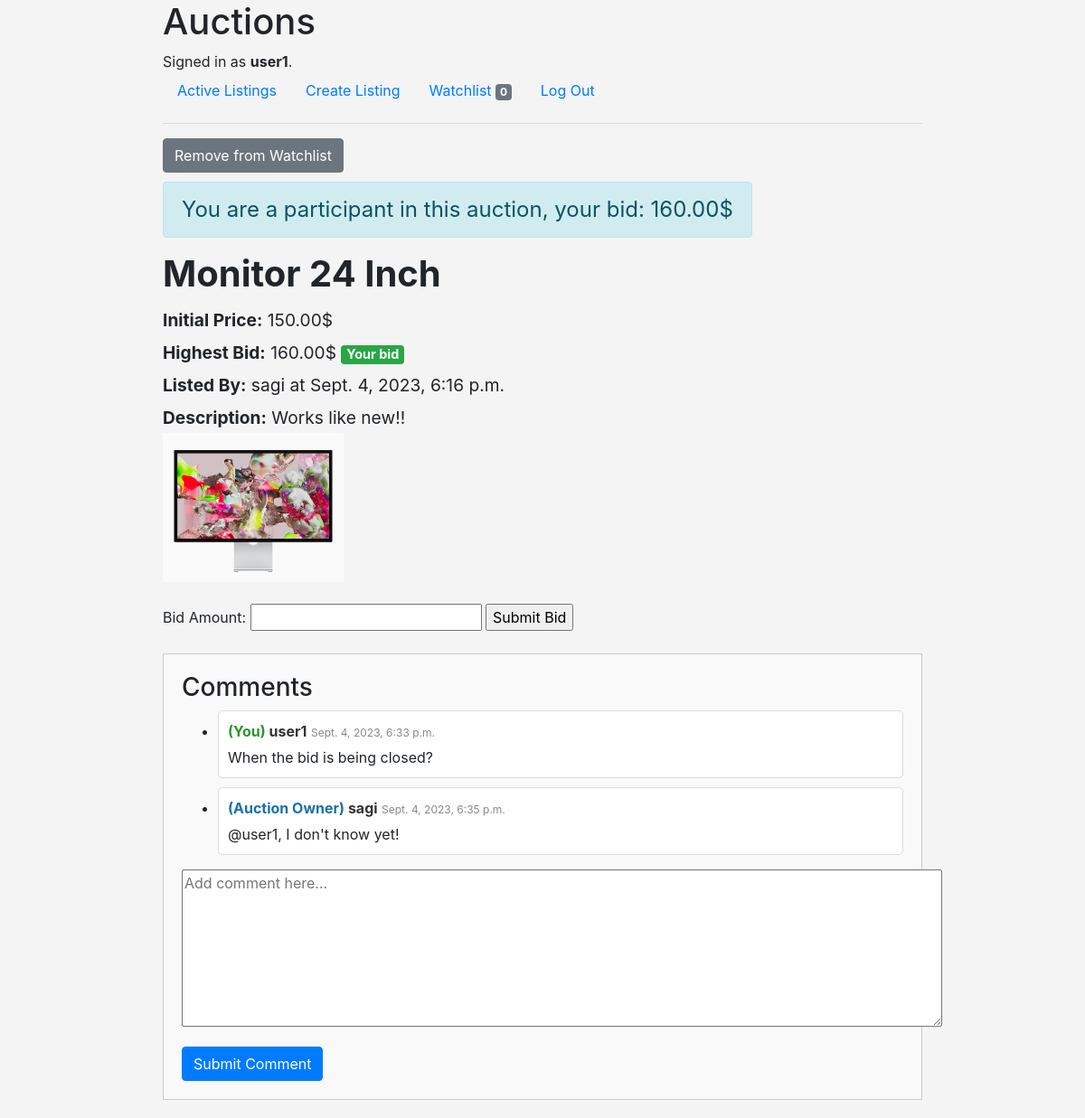
Page /productPage/5/ (signed in) on the committed database.
### auctions/models.py (models this page shows)
class User(AbstractUser):
    pass

class Bid(models.Model):
    bidder = models.ForeignKey('User', on_delete=models.CASCADE)
    productName = models.ForeignKey('AuctionList', on_delete=models.CASCADE, related_name = "bids")
    bidPrice = models.DecimalField(max_digits=30, decimal_places=2)
    lastBidTime = models.DateTimeField(auto_now_add=True)

class AuctionList(models.Model):
    seller = models.ForeignKey('User', on_delete=models.CASCADE, related_name = "lists")
    productName = models.CharField(max_length=64)
    initialPrice = models.DecimalField(max_digits=30, decimal_places=2)
    info = models.TextField(max_length=1000)
    creationTime = models.DateTimeField(auto_now_add=True)
    image = models.ImageField(upload_to= user_directory_path, blank=True, null=True)
    watchlist = models.ManyToManyField(User, blank=True, related_name = "watchlist")
    CATEGORY_CHOICES = [
        ('Uncategorized', 'Select a category'),
        ('Electronics', 'Electronics'),
        ('Clothing', 'Clothing'),
        ('Home and Garden', 'Home and Garden'),
        ('Toys and Games', 'Toys and Games'),
        ('Books', 'Books'),
        ('Sports and Outdoors', 'Sports and Outdoors'),
        ('Automotive', 'Automotive'),
        ('Jewelry and Watches', 'Jewelry and Watches'),
        ('Collectibles', 'Collectibles'),
        ('Health and Beauty', 'Health and Beauty'),
        ('Music and Instruments', 'Music and Instruments'),
        ('Art and Crafts', 'Art and Crafts'),
        ('Food and Beverages', 'Food and Beverages'),
        ('Pets', 'Pets'),
        ('Travel and Experiences', 'Travel and Experiences'),
        ('Other', 'Other'),
    ]
    category = models.CharField(
        max_length=50,
        choices=CATEGORY_CHOICES,
        default='Uncategorized',
    )
    AUCTION_STATUS_CHOICES = (
        ('active', 'Active'),
        ('closed', 'Closed')
    )
    status = models.CharField(
        max_length=10,
        choices=AUCTION_STATUS_CHOICES,
        default='active'  # Set the default status to 'active' when an auction is created.
    )

class Comment(models.Model):
    commenter = models.ForeignKey('User', on_delete=models.CASCADE)
    productName = models.ForeignKey('AuctionList', on_delete=models.CASCADE, related_name = "comments")
    creationTime = models.DateTimeField(auto_now_add=True)
    comment = models.TextField(max_length=500)

### auctions/views.py (the view)
# urls.py: path("productPage/<int:product_id>/", views.productPage, name="productPage"),
def productPage(request, product_id):
    product = get_object_or_404(AuctionList, pk=product_id)
    allProductBids = product.bids.all()
    state_message = request.session.pop('state_message', None) #state message - whether bid successed/failed
    highestBidder = (allProductBids.order_by("-bidPrice")[0].bidder) if allProductBids else None
    is_authenticated = request.user.is_authenticated
    in_watchlist = is_authenticated and request.user.watchlist.filter(pk=product.id).exists()
    is_a_bidder = is_authenticated and allProductBids.filter(bidder=request.user).exists()
    userBid = is_authenticated and (allProductBids.filter(bidder=request.user).order_by("-bidPrice")[0].bidPrice) if is_a_bidder else None
    if is_authenticated:
        notificationOfProduct = request.user.notifications.filter(product=product, is_read=False).first()
        if notificationOfProduct:
            notificationOfProduct.is_read = True
            notificationOfProduct.save()
    return render(request, "auctions/productPage.html",{
        'product':product,
        'bidPrice': getCurrentPrice(product),
        'state_message': state_message,
        'in_watchlist': in_watchlist,
        'highestBidder':highestBidder,
        'is_a_bidder':is_a_bidder,
        'userBid':userBid,
        'status':product.status,
        'commentForm':AddCommentForm()
    })

### auctions/views.py
class AddCommentForm(forms.Form):
    comment = forms.CharField(
        label=False,
        widget=forms.Textarea(attrs={'rows': 7, 'cols':80, 'placeholder': 'Add comment here...'})
    )

### auctions/context_processors.py (called while the page is built)
def notification_count(request):
    if request.user.is_authenticated:
        return {'notification_count': Notification.objects.filter(user=request.user, is_read=False).count()}
    return {}

### auctions/util.py (called while the page is built)
def getCurrentPrice(product):
    allCurrentBids = product.bids.all()
    if allCurrentBids:
        highestBid = allCurrentBids.order_by("-bidPrice")[0].bidPrice
        return highestBid
    return product.initialPrice

### auctions/templates/auctions/productPage.html (shortened to what this page needs)
{% extends "auctions/layout.html" %}
{% block body %}
<div class="productText productPage">
    {% if product.status == 'closed' %}
        <div class="alert alert-info" role="alert">
            <h2>This auction is closed.</h2>
            {% if bidPrice > product.initialPrice %}
                <p>Winning Bid: {{ bidPrice }}$</p>
                <p>Winner: {{ highestBidder }}</p>
            {% else %}
                <p>No bids were placed for this auction.</p>
            {% endif %}
        </div>
    {% else %}
        {% if user.is_authenticated %}
            {% if user != product.seller %}
                <form method="post" action="{% url 'toggleWatchlist' product.id %}">
                <div class="watchlistBtns">
                    {% if in_watchlist %}
                        <button type="submit" name="action" value="removeFromWatchlist" class="btn btn-secondary">Remove from Watchlist</button>
                    {% else %}
                        <button type="submit" name="action" value="addToWatchlist" class="btn btn-primary">Add to Watchlist</button>
                    {% endif %}
                </div>
                </form>
            {% else %}
            <div class="alert alert-primary" role="alert" style="display: inline-block;"> This is your product</div>
            {% endif %}
        {% else %}
            <p>You need to <a href="{% url 'login' %}">log in</a> to add this item to your watchlist.</p>
        {% endif %}
        {% if is_a_bidder %}
            <div class="alert alert-info" role="alert" style="display: inline-block;" >You are a participant in this auction, your bid: {{userBid}}$</div>
        {% endif %}
        <h1><b> {{product.productName}} </b></h1>
        <small><b>Initial Price:</b> {{ product.initialPrice }}$</small> <br>
        <small>
            <b>Highest Bid:</b>
            {% if bidPrice > product.initialPrice %}
                {{ bidPrice }}$
                {% if user == highestBidder %}
                <span class="badge badge-success">Your bid</span>
                {% else %}
                    {% if is_a_bidder %}
                        <span class="badge badge-warning">You have been outbid in the auction.</span>
                    {% endif %}
                {% endif %}
            {% else %}
                There aren't any bids
            {% endif %}
        </small><br>
        <small><b>Listed By:</b> {{product.seller}} at {{ product.creationTime }}</small> <br>
        <small><b>Description:</b> {{product.info}}</small>
    </div>
    {% endif %}
<div class="productImg">
    {% if product.image %}
        <img src="{{ product.image.url }}" alt="{{ product.productName }}" style="max-width: 200px;">
    {% endif %}
</div> <br>
{% if product.status == 'active' %}
    {% if user.is_authenticated %}
        {% if user != product.seller %}
            <form method="post" action="{% url 'submitBid' product.id %}">
                <label for="bidAmount">Bid Amount:</label>
                <input type="number" step="0.01" id="bidAmount" name="bidAmount" min="0" required>
                <input type="submit" value="Submit Bid">
            </form>
        {% endif %}
    {% else %}
        <p>You need to <a href="{% url 'login' %}">log in</a> to set a bid.</p>
    {% endif %}
    <div class="commentSection">
        <h3>Comments</h3>
        <ul class="commentList">
            {% for comment in product.comments.all %}
                <li class="commentItem">
                    <div class="commentHeader">
                        {% if comment.commenter == user %} <b style="color: rgb(40, 151, 49);"> (You) </b>
                        {% elif comment.commenter == product.seller %} <b style="color: rgb(27, 113, 170);"> (Auction Owner) </b>
                        {% endif %}
                        <strong class="commenterName">{{ comment.commenter }}</strong>
                        <small class="commentTime">{{ comment.creationTime }}</small>
                    </div>
                    <div class="commentContent">{{ comment.comment }}</div>
                </li>
            {% empty %}
                <li class="noComments">No comments yet.</li>
            {% endfor %}
        </ul>
        {% if user.is_authenticated %}
            <form method="post" action="{% url 'addComment' product.id %}">
                {{ commentForm.as_p }}
                <button type="submit" class="btn btn-primary">Submit Comment</button>
            </form>
            {% else %}
                <p>You need to <a href="{% url 'login' %}">log in</a> to submit a comment.</p>
        {% endif %}
</div>
{% endif %}
{% endblock %}

### auctions/templates/auctions/layout.html (shortened to what this page needs)
{% load static %}
<!DOCTYPE html>
<html lang="en">
    <head>
        <link rel="stylesheet" href="https://stackpath.bootstrapcdn.com/bootstrap/4.4.1/css/bootstrap.min.css">
        <link href="{% static 'auctions/styles.css' %}" rel="stylesheet">
    </head>
    <body>
        <h1>Auctions</h1>
        <div>
            {% if user.is_authenticated %}
                Signed in as <strong>{{ user.username }}</strong>.
            {% else %}
                Not signed in.
            {% endif %}
        </div>
        <ul class="nav">
            <li class="nav-item">
                <a class="nav-link" href="{% url 'index' %}">Active Listings</a>
            </li>
            {% if user.is_authenticated %}
                <li class="nav-item">
                    <a class="nav-link" href="{% url 'createListing' %}">Create Listing</a>
                </li>
                <li class="nav-item">
                    <a class="nav-link" href="{% url 'watchlist' %}">Watchlist{% if notification_count >= 0 %} <span class="badge bg-secondary" style="color: white">{{ notification_count }} </span>{% endif %}</a>
                </li>
                <li class="nav-item">
                    <a class="nav-link" href="{% url 'logout' %}">Log Out</a>
                </li>
            {% endif %}
        </ul>
        <hr>
        {% block body %}
        {% endblock %}
    </body>
</html>

### auctions/static/auctions/styles.css (style rules this page uses)
body { margin-left:auto; margin-right:auto; width:70%; background-color: #f4f4f4; }
.productText.productPage { font-size: 1.5em ; }
.watchlistBtns { margin-bottom: 10px; }
.commentSection { border: 1px solid #ccc; padding: 20px; margin: 20px 0; background-color: #f9f9f9; }
.commentItem { background-color: #fff; border: 1px solid #ddd; margin-bottom: 10px; padding: 10px; border-radius: 5px; }
.commenterName { font-weight: bold; color: #333; }
.commentTime { font-size: 12px; color: #888; }
.commentContent { margin-top: 5px; }

### rows in the picture
User: username "user1"
Bid: bidPrice "160.00"
AuctionList: productName "Monitor 24 Inch", initialPrice "150.00", seller "sagi", creationTime "Sept. 4, 2023, 6:16 p.m.", info "Works like new!!", image (picture)
Comment: shows "(You)", commenter "user1", creationTime "Sept. 4, 2023, 6:33 p.m.", comment "When the bid is being closed?"
Comment: shows "(Auction Owner)", commenter "sagi", creationTime "Sept. 4, 2023, 6:35 p.m.", comment "@user1, I don't know yet!"

### other values in the picture
{{ notification_count }} "0"
